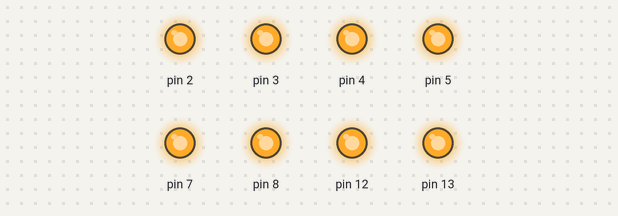
The sketch below on a simulated Arduino Uno, built with avr-gcc and run on an emulated ATmega328P. On the bench: output pins drawn as LEDs (lit = HIGH).

Above: at 0.1 s.
At 2.1 s:
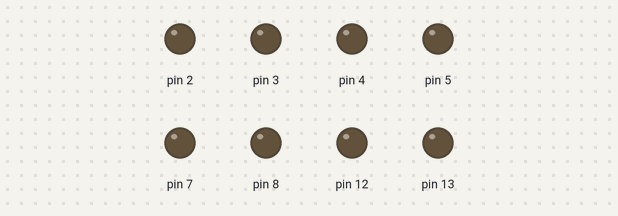
At 32.1 s:
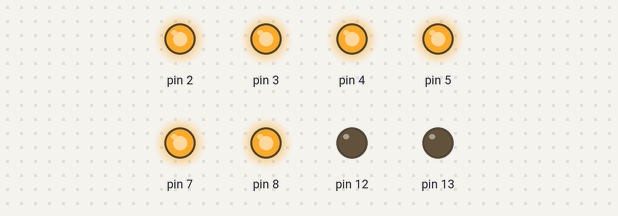
At 34.1 s:
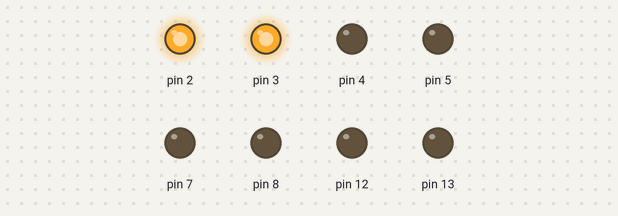
At 36.1 s:
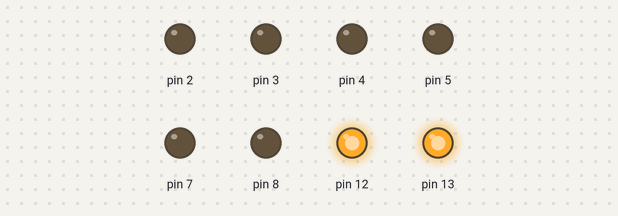
At 38.1 s:
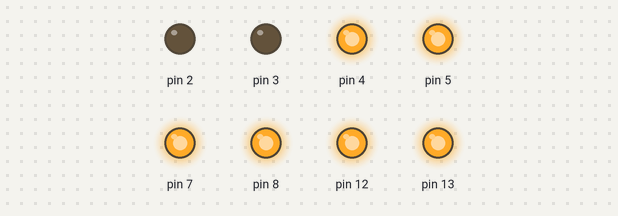
Timing chart, 0 to 40.0 s (numbered marks = the images above):
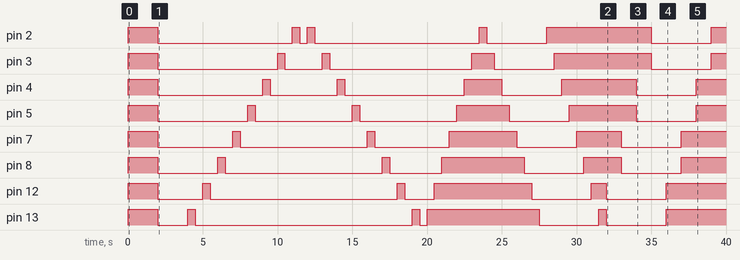

Measured:
- by itself, pin 2: LOW → HIGH at 0.00 s, → LOW 2.0 s later, → HIGH 9.0 s later, → LOW 0.50 s later, … (11 changes in this stretch)
- by itself, pin 3: LOW → HIGH at 0.00 s, → LOW 2.0 s later, → HIGH 8.0 s later, → LOW 0.50 s later, … (11 changes in this stretch)
- by itself, pin 4: LOW → HIGH at 0.00 s, → LOW 2.0 s later, → HIGH 7.0 s later, → LOW 0.50 s later, … (11 changes in this stretch)
- by itself, pin 5: LOW → HIGH at 0.00 s, → LOW 2.0 s later, → HIGH 6.0 s later, → LOW 0.50 s later, … (11 changes in this stretch)
- by itself, pin 7: LOW → HIGH at 0.00 s, → LOW 2.0 s later, → HIGH 5.0 s later, → LOW 0.50 s later, … (11 changes in this stretch)
- by itself, pin 8: LOW → HIGH at 0.00 s, → LOW 2.0 s later, → HIGH 4.0 s later, → LOW 0.50 s later, … (11 changes in this stretch)
- by itself, pin 12: LOW → HIGH at 0.00 s, → LOW 2.0 s later, → HIGH 3.0 s later, → LOW 0.50 s later, … (11 changes in this stretch)
- by itself, pin 13: LOW → HIGH at 0.00 s, → LOW 2.0 s later, → HIGH 2.0 s later, → LOW 0.50 s later, … (11 changes in this stretch)

The sketch:

_8bombillasv2.ino
```cpp
int vuelta = 0 ;
  void setup() {
  pinMode(13, OUTPUT);
  pinMode(12, OUTPUT);
  pinMode(8, OUTPUT);
  pinMode(7, OUTPUT);
  pinMode(5, OUTPUT);
  pinMode(4, OUTPUT);
  pinMode(3, OUTPUT);
  pinMode(2, OUTPUT);
}
//0= estado alto 1 = estado bajo, lo se yo tmb aluflipo xD

void loop() {

if (vuelta == 0){
  digitalWrite(13, 1);   // los pongo en 1(curisomanete estado bajo)
  digitalWrite(12, 1);
  digitalWrite(8, 1);
  digitalWrite(7, 1);
  digitalWrite(5, 1);
  digitalWrite(4, 1);
  digitalWrite(3, 1);
  digitalWrite(2, 1);
  vuelta =  1 ;
  delay(2000);
}
if (vuelta == 1){
  digitalWrite(13, 0);
  digitalWrite(12, 0);
  digitalWrite(8, 0);
  digitalWrite(7, 0);
  digitalWrite(5, 0);
  digitalWrite(4, 0);
  digitalWrite(3, 0);
  digitalWrite(2, 0);
  vuelta = 2 ;
  delay(2000);
}

if(vuelta == 2){

  digitalWrite(13, HIGH);   // turn the LED on (HIGH is the voltage level)
  delay(500);              // wait for a second
  digitalWrite(13, LOW);    // turn the LED off by making the voltage LOW
  delay(500); // wait for a second
  digitalWrite(12, HIGH);   // turn the LED on (HIGH is the voltage level)
  delay(500);              // wait for a second
  digitalWrite(12, LOW);    // turn the LED off by making the voltage LOW
  delay(500); // wait for a second
  digitalWrite(8, HIGH);   // turn the LED on (HIGH is the voltage level)
  delay(500);              // wait for a second
  digitalWrite(8, LOW);    // turn the LED off by making the voltage LOW
  delay(500); // wait for a second
  digitalWrite(7, HIGH);   // turn the LED on (HIGH is the voltage level)
  delay(500);              // wait for a second
  digitalWrite(7, LOW);    // turn the LED off by making the voltage LOW
  delay(500); // wait for a second
  digitalWrite(5, HIGH);   // turn the LED on (HIGH is the voltage level)
  delay(500);             // wait for a second
  digitalWrite(5, LOW);    // turn the LED off by making the voltage LOW
  delay(500); // wait for a second
  digitalWrite(4, HIGH);   // turn the LED on (HIGH is the voltage level)
  delay(500);              // wait for a second
  digitalWrite(4, LOW);    // turn the LED off by making the voltage LOW
  delay(500); // wait for a second
  digitalWrite(3, HIGH);   // turn the LED on (HIGH is the voltage level)
  delay(500);              // wait for a second
  digitalWrite(3, LOW);    // turn the LED off by making the voltage LOW
  delay(500); // wait for a second
  digitalWrite(2, HIGH);   // turn the LED on (HIGH is the voltage level)
  delay(500);              // wait for a second
  digitalWrite(2, LOW);    // turn the LED off by making the voltage LOW
  delay(500); // wait for a second
  vuelta = 3 ;
}

  if(vuelta == 3){

  digitalWrite(2, HIGH);   // turn the LED on (HIGH is the voltage level)
  delay(500);              // wait for a second
  digitalWrite(2, LOW);    // turn the LED off by making the voltage LOW
  delay(500); // wait for a second
  digitalWrite(3, HIGH);   // turn the LED on (HIGH is the voltage level)
  delay(500);              // wait for a second
  digitalWrite(3, LOW);    // turn the LED off by making the voltage LOW
  delay(500); // wait for a second
  digitalWrite(4, HIGH);   // turn the LED on (HIGH is the voltage level)
  delay(500);              // wait for a second
  digitalWrite(4, LOW);    // turn the LED off by making the voltage LOW
  delay(500); // wait for a second
  digitalWrite(5, HIGH);   // turn the LED on (HIGH is the voltage level)
  delay(500);              // wait for a second
  digitalWrite(5, LOW);    // turn the LED off by making the voltage LOW
  delay(500); // wait for a second
  digitalWrite(7, HIGH);   // turn the LED on (HIGH is the voltage level)
  delay(500);             // wait for a second
  digitalWrite(7, LOW);    // turn the LED off by making the voltage LOW
  delay(500); // wait for a second
  digitalWrite(8, HIGH);   // turn the LED on (HIGH is the voltage level)
  delay(500);              // wait for a second
  digitalWrite(8, LOW);    // turn the LED off by making the voltage LOW
  delay(500); // wait for a second
  digitalWrite(12, HIGH);   // turn the LED on (HIGH is the voltage level)
  delay(500);              // wait for a second
  digitalWrite(12, LOW);    // turn the LED off by making the voltage LOW
  delay(500); // wait for a second
  digitalWrite(13, HIGH);   // turn the LED on (HIGH is the voltage level)
  delay(500);              // wait for a second
  digitalWrite(13, LOW);    // turn the LED off by making the voltage LOW
  delay(500); // wait for a second
  vuelta = 4 ;
  }
  if (vuelta == 4){
  digitalWrite(13, 1);
  delay(500);
  digitalWrite(12, 1);
  delay(500);
  digitalWrite(8, 1);
  delay(500);
  digitalWrite(7, 1);
  delay(500);
  digitalWrite(5, 1);
  delay(500);
  digitalWrite(4, 1);
  delay(500);
  digitalWrite(3, 1);
  delay(500);
  digitalWrite(2, 1);
  delay(500);
  vuelta =  5 ;
  }
   if (vuelta == 5){
  digitalWrite(2, 0);
  delay(500);
  digitalWrite(3, 0);
  delay(500);
  digitalWrite(4, 0);
  delay(500);
  digitalWrite(5, 0);
  delay(500);
  digitalWrite(7, 0);
  delay(500);
  digitalWrite(8, 0);
  delay(500);
  digitalWrite(12, 0);
  delay(500);
  digitalWrite(13, 0);
  delay(500);
  vuelta =  6 ;
   }
    if (vuelta == 6){
  digitalWrite(2, 1);
  delay(500);
  digitalWrite(3, 1);
  delay(500);
  digitalWrite(4, 1);
  delay(500);
  digitalWrite(5, 1);
  delay(500);
  digitalWrite(7, 1);
  delay(500);
  digitalWrite(8, 1);
  delay(500);
  digitalWrite(12, 1);
  delay(500);
  digitalWrite(13, 1);
  delay(500);
  vuelta =  7 ;
  }

    if (vuelta == 7){
    digitalWrite(13, 0);
    digitalWrite(12, 0);
    delay(1000);
    digitalWrite(8, 0);
    digitalWrite(7, 0);
    delay(1000);
    digitalWrite(5, 0);
    digitalWrite(4, 0);
    delay(1000);
    digitalWrite(3, 0);
    digitalWrite(2, 0);
    delay(1000);
    vuelta = 8;
    }
   if (vuelta == 8){
    digitalWrite(13, 1);
    digitalWrite(12, 1);
    delay(1000);
    digitalWrite(8, 1);
    digitalWrite(7, 1);
    delay(1000);
    digitalWrite(5, 1);
    digitalWrite(4, 1);
    delay(1000);
    digitalWrite(3, 1);
    digitalWrite(2, 1);
    delay(1000);
    vuelta = 9 ;
    }
     if (vuelta == 9){
    digitalWrite(2, 0);
    digitalWrite(3, 0);
    delay(1000);
    digitalWrite(4, 0);
    digitalWrite(5, 0);
    delay(1000);
    digitalWrite(7, 0);
    digitalWrite(8, 0);
    delay(1000);
    digitalWrite(12, 0);
    digitalWrite(13, 0);
    delay(1000);
    vuelta = 10 ;
    }
    if (vuelta == 10){
  digitalWrite(13, 0);   // los pongo en 1(curisomanete estado bajo)
  digitalWrite(12, 1);
  digitalWrite(8, 0);
  digitalWrite(7, 1);
  digitalWrite(5, 0);
  digitalWrite(4, 1);
  digitalWrite(3, 0);
  digitalWrite(2, 1);
  delay(500);
  vuelta = 11 ;
    }
     if (vuelta == 11){
  digitalWrite(13, 1);   // los pongo en 1(curisomanete estado bajo)
  digitalWrite(12, 0);
  digitalWrite(8, 1);
  digitalWrite(7, 0);
  digitalWrite(5, 1);
  digitalWrite(4, 0);
  digitalWrite(3, 1);
  digitalWrite(2, 0);
  delay(500);
  vuelta = 12 ;
    }
  if (vuelta == 12){
  digitalWrite(13, 0);   // los pongo en 1(curisomanete estado bajo)
  digitalWrite(12, 1);
  digitalWrite(8, 0);
  digitalWrite(7, 1);
  digitalWrite(5, 0);
  digitalWrite(4, 1);
  digitalWrite(3, 0);
  digitalWrite(2, 1);
  delay(500);
  vuelta = 13 ;
    }
     if (vuelta == 13){
  digitalWrite(13, 1);   // los pongo en 1(curisomanete estado bajo)
  digitalWrite(12, 0);
  digitalWrite(8, 1);
  digitalWrite(7, 0);
  digitalWrite(5, 1);
  digitalWrite(4, 0);
  digitalWrite(3, 1);
  digitalWrite(2, 0);
  delay(500);
 vuelta = 14;
    }
    if (vuelta == 14){
  digitalWrite(13, 1);   // los pongo en 1(curisomanete estado bajo)
  digitalWrite(12, 1);
  digitalWrite(8, 1);
  digitalWrite(7, 1);
  digitalWrite(5, 1);
  digitalWrite(4, 1);
  digitalWrite(3, 1);
  digitalWrite(2, 1);
    }
    }
```
